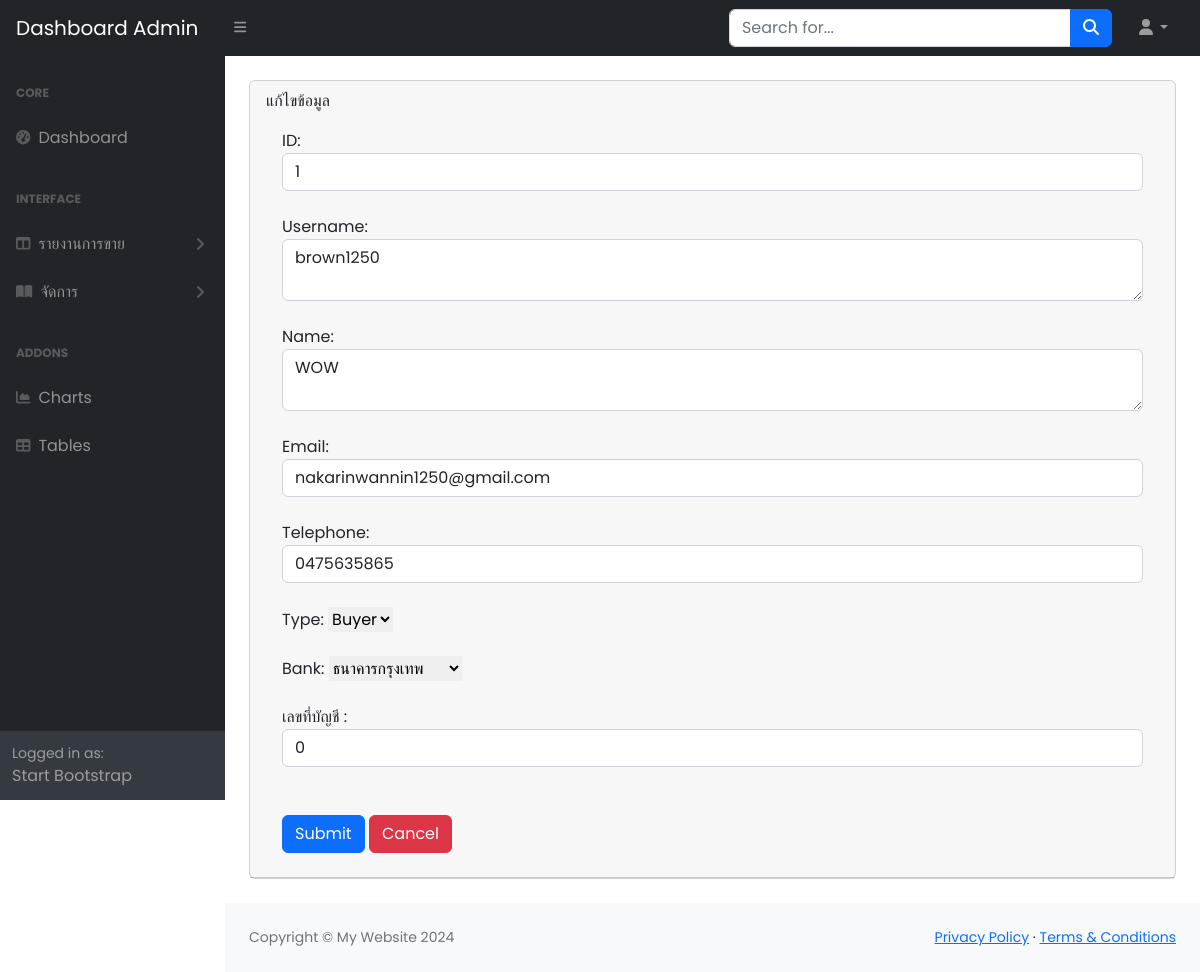
The page /admin/insert_edit.php?id=1 on the database its author committed.
### tables this page shows
CREATE TABLE `user_form` (
  `id` int(255) NOT NULL,
  `username` varchar(255) NOT NULL,
  `name` varchar(255) NOT NULL,
  `email` varchar(255) NOT NULL,
  `telephone` varchar(10) NOT NULL,
  `password` varchar(255) NOT NULL,
  `user_type` varchar(255) NOT NULL,
  `bank` varchar(255) NOT NULL COMMENT 'ชื่อธนาคาร',
  `bank_number` varchar(10) NOT NULL COMMENT 'เลขที่บัญชี'
);

### admin/insert_edit.php (the view, shortened to what this page needs)
<?php
include 'config.php';
?>
<?php
$ID=$_GET['id'];
$sql1="SELECT * FROM user_form WHERE id='$ID' ";
$hand=mysqli_query($conn,$sql1);
$row1=mysqli_fetch_array($hand);
?>
<!DOCTYPE html>
<html lang="en">
    <head>
        <link rel="stylesheet" href="style/style_register.css">
        <link href="https://cdn.jsdelivr.net/npm/simple-datatables@7.1.2/dist/style.min.css" rel="stylesheet" />
        <link href="css/styles.css" rel="stylesheet" />
    </head>
    <body class="sb-nav-fixed">
        <?php
        include 'menu1.php';
        ?>
            <div id="layoutSidenav_content">
                <main>
                    <div class="container-fluid px-4">
                        <div class="card mb-4 mt-4">
                            <div class="card-header">
                                แก้ไขข้อมูล
                                 <br>
                            <div class="card-body">
                            <form name="form1" method="post" action="update_user.php" enctype="multipart/form-data">
                    <label>ID: </label>
                    <input type="text" name="uid" class="form-control" readonly value=<?=$row1['id']?>> <br>
                    <label>Username: </label>
                    <textarea name="username" class="form-control" ><?=$row1['username']?></textarea> <br>
                    <label>Name: </label>
                    <textarea name="uname" class="form-control" ><?=$row1['name']?></textarea> <br>
                    <label>Email: </label>
                    <input type="text" name="email" class="form-control" readonly value=<?=$row1['email']?>> <br>
                    <label>Telephone: </label>
                    <input name="tel" class="form-control" value=<?=$row1['telephone']?> > <br>
                    <label>Type: </label>
                    <select name="user_type">
        <option value="Buyer">Buyer</option>
        </select>
        <br> <br>
        <label>Bank: </label>
                    <select name="bank">
        <option value="ธนาคารกรุงเทพ">ธนาคารกรุงเทพ</option>
        </select>
        <br> <br>
        <label>เลขที่บัญชี : </label>
                    <input name="bank_number" class="form-control" value=<?=$row1['bank_number']?> > <br>
<br>
                    <button type="submit" class="btn btn-primary">Submit</button>
                    <a class="btn btn-danger" href="edit_user.php" role="button">Cancel</a>
                </form>
                            </div>
                        </div>
                    </div>
                </main>
                <?php
        include 'footer.php';
        ?>
            </div>
        </div>
    </body>
</html>

### admin/style/style_register.css (style rules this page uses)
* { font-family: 'Poppins', sans-serif; margin: 0; padding: 0; box-sizing: border-box; outline: none; border: none; text-decoration: none; }

### rows shown on the page
user_form: uid "1", username "brown1250", uname "WOW", email "nakarinwannin1250@gmail.com", tel "0475635865", bank_number "0"
